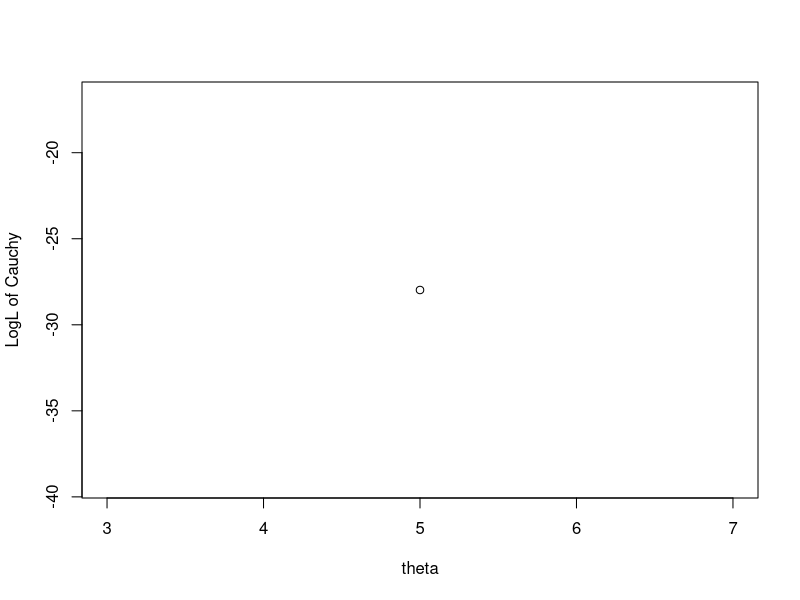

Generate this figure with R:
## ---- chunk 1
knitr::opts_chunk$set(echo = TRUE)
## ---- chunk 2
set.seed(20180909)

loglik <- function(theta,x) sum(-log(pi) - log(1 + (x - theta)^2))
theta<- 5
x<- rcauchy(10, 5, 1)
plot(theta,sapply(theta,loglik,x),ylab="LogL of Cauchy")
## ---- chunk 3
g <- function(theta) sum(2 * (x - theta)/(1 + (x - theta)^2))
dg <- function(theta) sum((2 * (x - theta)^2 - 2)/(1 + (x - theta)^2)^2)
newton<- function(fun, dfun, x0, eps, maxit){
  for (i in 1:maxit) {
    x1 <- x0 - fun(x0) / dfun(x0)
    if (abs(x1 - x0) < eps || abs(fun(x1)) < eps)
      return(x1)
    x0 <- x1
  }
  return(NA)
}

init <- seq(-10, 30, by = 0.5)
sapply(init, function(x) newton(g, dg, x, 1e-6, 1000))
## ---- chunk 4
f1<- function(theta) sum(2 * (x - theta)/(1 + (x - theta)^2))+ theta
f2<- function(theta) 0.64 * sum(2 * (x - theta)/(1 + (x - theta)^2))+ theta
f3<- function(theta) 0.25 * sum(2 * (x - theta)/(1 + (x - theta)^2))+ theta

fixed<- function(fun, x0, eps, maxit){
  for (i in 1 : maxit){
    x1<- fun(x0)
    if (abs(x1-x0)< eps)
      return(x1)
    x0 <- x1
  }
  return(NA)
}

init <- seq(-10, 30, by = 0.5)
sapply(init, function(x) fixed(f1, x, 1e-6, 1000))
init <- seq(-10, 30, by = 0.5)
sapply(init, function(x) fixed(f2, x, 1e-6, 1000))
init <- seq(-10, 30, by = 0.5)
sapply(init, function(x) fixed(f3, x, 1e-6, 1000))

## ---- chunk 5
g <- function(theta) sum(2 * (x - theta)/(1 + (x - theta)^2))

newtons<- function(fun, x0, eps, maxit){
  for (i in 1 : maxit){
    x1<- x0 + 2 * fun(x0)/ length(x)
    if (abs(x1 - x0) < eps || abs(fun(x1)) < eps)
      return(x1)
    x0 <- x1
  }
  return(NA)
}

init <- seq(-10, 30, by = 0.5)
sapply(init, function(x) newtons(g, x, 1e-6, 1000))
